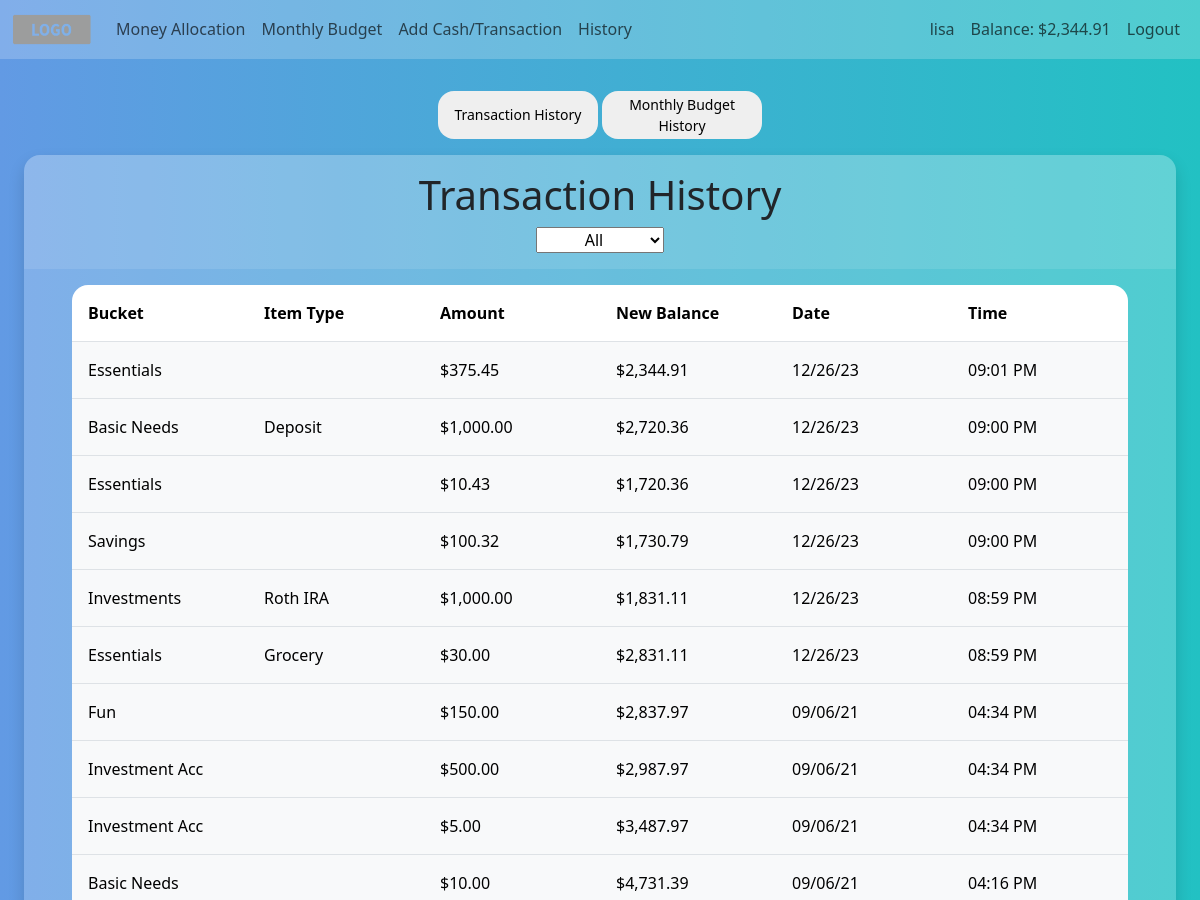
/history (signed in, upper part), run on an earlier commit of the app's database.
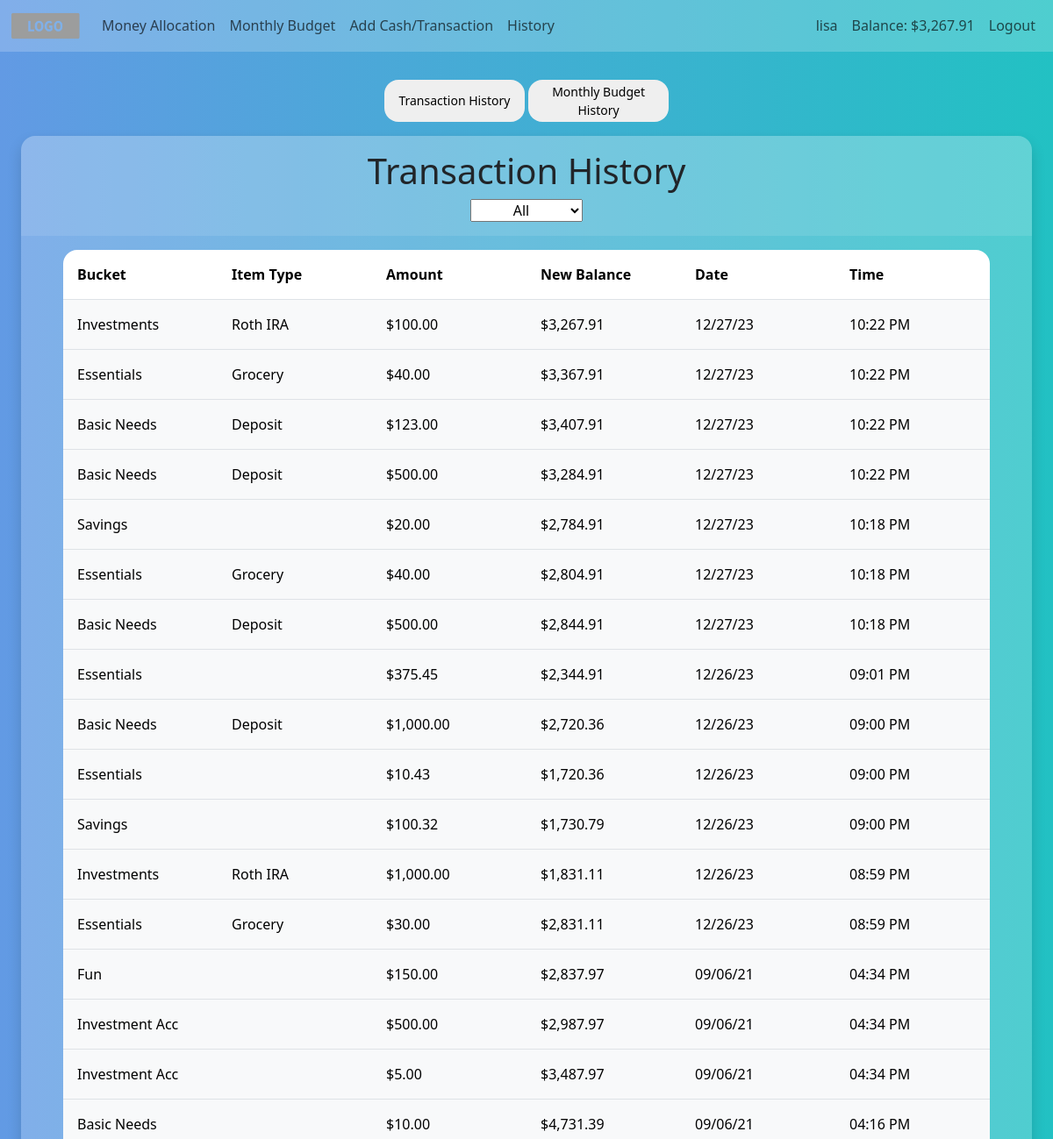
And on a later commit of the database.
### tables this page shows
CREATE TABLE history (
                                id INTEGER NOT NULL,
                                owner_id INTEGER NOT NULL,
                                item_type TEXT,
                                bucket TEXT NOT NULL,
                                amt NUMERIC NOT NULL,
                                new_balance NUMERIC NOT NULL,
                                date DATE NOT NULL,
                                time TIME NOT NULL,
                                FOREIGN KEY(owner_id) REFERENCES users(id),
                                PRIMARY KEY(id)
                              );

### app.py (the view)
@app.route("/history")
@login_required
def history():
    transactions = db.execute("SELECT * FROM history WHERE owner_id = ?", session["user_id"])
    transactions.reverse()
    dates = db.execute("SELECT date FROM history WHERE owner_id = ?", session["user_id"])
    month_yr_list = []
    for date in dates:
        extracted = datetime.strptime(date["date"], "%m/%d/%y")
        month_yr = f"{extracted.strftime('%b')} {extracted.year}"
        if month_yr not in month_yr_list:
            month_yr_list.append(month_yr)
    month_yr_list.reverse()
    return render_template("history.html", transactions=transactions, usd=usd, month_yr_list=month_yr_list)

### app.py (called while the page is built)
@app.template_filter("hour_min")
def hour_min_filter(value, format="%I:%M %p"):
    return datetime.strptime(value, '%I:%M:%S:%f %p').strftime("%I:%M %p")

@app.after_request
def after_request(response):
    response.headers["Cache-Control"] = "no-cache, no-store, must-revalidate"
    response.headers["Expires"] = 0
    response.headers["Pragma"] = "no-cache"
    return response

### helpers.py (called while the page is built)
def login_required(f):
    @wraps(f)
    def decorated_function(*args, **kwargs):
        if session.get("user_id") is None:
            return redirect("/login")
        return f(*args, **kwargs)
    return decorated_function

def usd(value):
    return f"${value:,.2f}"

### templates/history.html (shortened to what this page needs)
{% extends "layout.html" %}
{% block main %}
<div class="history-btn-ctnr">
    <button class="history-btn transaction-history-btn">Transaction History</button>
    <button class="history-btn budget-history-btn">Monthly Budget History</button>
</div>
<div class="d-flex flex-column align-items-center history-ctnr ctnr shadow">
    <div class="header history-header d-flex flex-column align-items-center">
        <h1 class="text-center">Transaction History</h1>
        <select name="dates" class="text-center dates">
            <option value="all">All</option>
        </select>
    </div>
    <table class="table history-table">
        <tr>
            <th>Bucket</th>
            <th>Item Type</th>
            <th>Amount</th>
            <th>New Balance</th>
            <th>Date</th>
            <th>Time</th>
        </tr>
        {% if transactions | length > 0 %}
            {% for transaction in transactions %}
                <tr class="transaction-row">
                    <td>{{ transaction.bucket }}</td>
                    <td>{{ transaction.item_type }}</td>
                    <td>{{ usd(transaction.amt) }}</td>
                    <td>{{ usd(transaction.new_balance) }}</td>
                    <td class="date">{{ transaction.date }}</td>
                    <td>{{ transaction.time | hour_min }}</td>
                </tr>
            {% endfor %}
        {% endif %}
    </table>
</div>
{% endblock %}

### templates/layout.html (shortened to what this page needs)
<!DOCTYPE html>
<html lang="en">
    <head>
        <link href="https://cdn.jsdelivr.net/npm/bootstrap@5.3.2/dist/css/bootstrap.min.css" rel="stylesheet">
        <link href="/static/styles.css" rel="stylesheet">
    </head>
    <body>
        <nav class="navbar navbar-expand-lg">
            <div class="container-fluid">
              <a class="navbar-brand" href="#">
                <img class="logo" src="static/img/placeholder-logo.png">
              </a>
              <div class="collapse navbar-collapse" id="navbarNavAltMarkup">
                {% if session["user_id"] %}
                  <div class="navbar-nav">
                    <a class="nav-link" aria-current="page" href="/">Money Allocation</a>
                    <a class="nav-link" href="/monthly">Monthly Budget</a>
                    <a class="nav-link" href="/transaction">Add Cash/Transaction</a>
                    <a class="nav-link" href="/history">History</a>
                  </div>
                  <div class="navbar-nav ms-auto">
                    <a class="nav-link username" href="#">{{ session["username"] }}</a>
                    <a class="nav-link balance" href="#">Balance: <span class="balance-amt">{{ session["balance"] }}</span></a>
                    <a class="nav-link" href="/logout">Logout</a>
                </div>
                {% else %}
                  <div class="navbar-nav ms-auto">
                      <a class="nav-link" href="/register">Register</a>
                      <a class="nav-link" href="/login">Login</a>
                  </div>
                {% endif %}
              </div>
            </div>
        </nav>
        <main class="m-top">
          {% block main %}{% endblock %}
        </main>
    </body>
</html>

### static/styles.css (style rules this page uses)
body { background: linear-gradient(90deg, #629ae4 0%, #22c1c3 100%); }
table tr:first-child th:first-child { border-top-left-radius: 1rem; }
table tr:first-child th:last-child { border-top-right-radius: 1rem; }
.navbar { background-color: rgba(255, 255, 255, 0.2); }
.header { width: calc(100% + 6rem); transform: translateY(-1rem); border-radius: 1rem 1rem 0 0; background-color: rgba(255, 255, 255, 0.1); }
.history-header { padding: 1rem 0 1rem 0; }
.ctnr { width: fit-content; margin: 0 auto; padding: 1rem 3rem 1rem 3rem; background-color: rgba(255, 255, 255, 0.2); border-radius: 1rem; }
.logo { width: 5rem; }
.table th, .table td { padding: 1rem; }
.history-btn-ctnr { margin: 0 auto; width: fit-content; }
.history-btn { border: none; width: 10rem; height: 3rem; border-radius: 1rem; font-size: 14px; margin-bottom: 1rem; }
.budget-history-btn { vertical-align: top; }
.transaction-row td { width: 11rem; }
.dates { width: 8rem; }
.history-ctnr { margin-bottom: 2rem; }
.table { width: fit-content; }
.table tr td { background-color: rgba(248, 249, 250, 255) }
.m-top { margin-top: 2rem; }
.shadow { box-shadow: 0px 5px 10px 0px rgba(0, 0, 0, 0.5); }

What changed in the data, as far as the page shows it:
added history: amt "$100.00", new_balance "$3,267.91"
added history: amt "$40.00", new_balance "$3,367.91"
added history: amt "$123.00", new_balance "$3,407.91"
added history: amt "$500.00", new_balance "$3,284.91"
added history: amt "$20.00", new_balance "$2,784.91"
added history: amt "$40.00", new_balance "$2,804.91"
added history: amt "$500.00", new_balance "$2,844.91"
Also different on the page:
{{ session["balance"] }}: "$2,344.91" → "$3,267.91"
